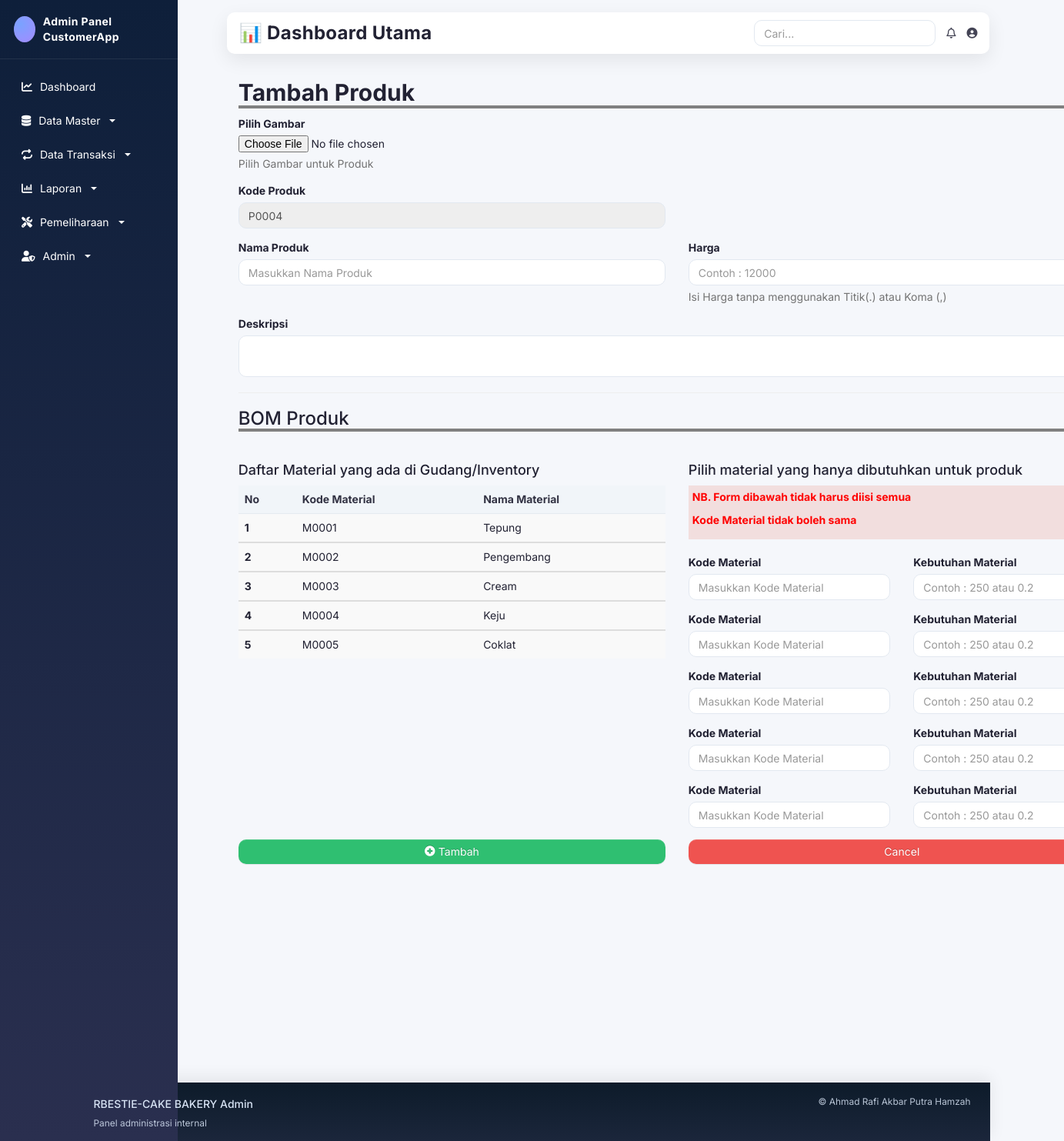
Screenshot of /admin/tm_produk.php (signed in) with the database file from the repository.
### tables this page shows
CREATE TABLE `produk` (
  `kode_produk` varchar(100) NOT NULL,
  `nama` varchar(100) NOT NULL,
  `image` text NOT NULL,
  `deskripsi` text NOT NULL,
  `harga` int(11) NOT NULL
);

CREATE TABLE `inventory` (
  `kode_bk` varchar(100) NOT NULL,
  `nama` varchar(200) NOT NULL,
  `qty` varchar(200) NOT NULL,
  `satuan` varchar(200) NOT NULL,
  `harga` int(11) NOT NULL,
  `tanggal` date NOT NULL
);

### admin/tm_produk.php (the view, shortened to what this page needs)
<?php
include 'header.php';
$kode = mysqli_query($conn, "SELECT kode_produk from produk order by kode_produk desc");
$data = mysqli_fetch_assoc($kode);
$num = substr($data['kode_produk'], 1, 4);
$add = (int) $num + 1;
if(strlen($add) == 1){
	$format = "P000".$add;
}else if(strlen($add) == 2){
	$format = "P00".$add;
}
else if(strlen($add) == 3){
	$format = "P0".$add;
}else{
	$format = "P".$add;
}
?>
<div class="container">
	<h2 style=" width: 100%; border-bottom: 4px solid gray"><b>Tambah Produk</b></h2>
	<form action="proses/tm_produk.php" method="POST" enctype="multipart/form-data">
		<div class="form-group">
			<label for="exampleInputFile">Pilih Gambar </label>
			<input type="file" id="exampleInputFile" name="files">
			<p class="help-block">Pilih Gambar untuk Produk</p>
		</div>
		<div class="row">
			<div class="col-md-6">
				<div class="form-group">
					<label for="exampleInputEmail1">Kode Produk</label>
					<input type="text" class="form-control" id="exampleInputEmail1" placeholder="Masukkan Nama Produk" disabled value="<?= $format; ?>">
				</div>
			</div>
		</div>
		<div class="row">
			<div class="col-md-6">
				<div class="form-group">
					<label for="exampleInputEmail1">Nama Produk</label>
					<input type="text" class="form-control" id="exampleInputEmail1" placeholder="Masukkan Nama Produk" name="nama">
				</div>
			</div>
			<div class="col-md-6">
				<div class="form-group">
					<label for="exampleInputEmail1">Harga</label>
					<input type="number" class="form-control" id="exampleInputEmail1" placeholder="Contoh : 12000" name="harga">
					<p class="help-block">Isi Harga tanpa menggunakan Titik(.) atau Koma (,)</p>
				</div>
			</div>
		</div>
		<div class="form-group">
			<label for="exampleInputPassword1">Deskripsi</label>
			<textarea name="desk" class="form-control" va>
			</textarea>
		</div>
		<hr>
		<h3 style=" width: 100%; border-bottom: 4px solid gray">BOM Produk</h3>
		<br>
		<div class="row">
			<div class="col-md-6">
				<h4>Daftar Material yang ada di Gudang/Inventory</h4>
				<table class="table table-striped ">
					<thead>
						<tr>
							<th scope="col">No</th>
							<th scope="col">Kode Material</th>
							<th scope="col">Nama Material</th>
						</tr>
					</thead>
					<?php
					$result2 = mysqli_query($conn, "SELECT * FROM inventory order by kode_bk asc");
					$no2 =1;
					while ($row2 = mysqli_fetch_assoc($result2)) {
						?>
						<tbody>
							<tr>
								<th scope="row"><?= $no2;  ?></th>
								<td><?= $row2['kode_bk']; ?></td>
								<td><?= $row2['nama']; ?></td>
							</tr>
						</tbody>
						<?php
						$no2++;
					}
					?>
				</table>
			</div>
			<div class="col-md-6">
				<h4>Pilih material yang hanya dibutuhkan untuk produk</h4>
				<div class="bg-danger" style="padding: 5px;">
				<p style="color: red; font-weight: bold;">NB. Form dibawah tidak harus diisi semua</p>
				<p style="color: red; font-weight: bold;">Kode Material tidak boleh sama</p>
				</div>
				<br>
				<?php
				$result3 = mysqli_query($conn, "SELECT * FROM inventory");
				$jml = mysqli_num_rows($result3);
				$no3 = 1	;
				while ($no3 <= $jml) {
					?>
					<div class="row">
						<div class="col-md-6">
							<div class="form-group">
								<label for="exampleInputPassword1">Kode Material</label>
								<input type="text" name="material[]" class="form-control" placeholder="Masukkan Kode Material">
							</div>
						</div>
						<div class="col-md-6">
							<div class="form-group">
								<label >Kebutuhan Material</label>
								<input type="text" class="form-control"placeholder="Contoh : 250 atau 0.2" name="keb[]">
							</div>
						</div>
					</div>
					<?php
					$no3++;
				}
				?>
			</div>
		</div>
				<div class="row">
			<div class="col-md-6">
				<button type="submit"  class="btn btn-success btn-block" ><i class="glyphicon glyphicon-plus-sign"></i> Tambah</button>
			</div>
			<div class="col-md-6">
				<a href="m_produk.php" class="btn btn-danger btn-block">Cancel</a>
			</div>
		</div>
		<br>
	</div>
</div>
<br>
<br>
<br>
<br>
<br>
<br>
<br>
<br>
<br>
<br>
<br>
<br>
<?php
include 'footer.php';
?>

### css/style.css (style rules this page uses)
body { margin:0; padding: 0; }

### admin/header.php (style rules this page uses)
:root { --admin-bg:#0d1b2a; --admin-surface:#ffffff; --admin-accent:#2fbf71; --admin-accent-2:#1b263b; --admin-muted:#6c7a89; --admin-radius:12px; --admin-shadow:0 8px 24px rgba(0,0,0,0.08); }
html, body { height:100%; }
body { margin:0; background:#f5f7fb; color:#223; font-family:"Inter","Segoe UI", Tahoma, Geneva, Verdana, sans-serif; display:flex; flex-direction:column; }
.btn { border-radius:10px; border:none; }
.btn-success { background: var(--admin-accent); }
.btn-danger { background:#ef5350; }
.table>thead>tr>th { background:#f1f5f9; color:#334; border-bottom:1px solid #e5eaf0; }
.table>tbody>tr>td { vertical-align: middle; }
.form-control { border-radius:10px; border:1px solid #e2e8f0; box-shadow:none; }
.btn, .nav a, .dropdown-menu a, .form-control { transition: all .2s ease; }

### rows the page displays
produk: kode_produk "P0004"
inventory: kode_bk "M0001", nama "Tepung"
inventory: kode_bk "M0002", nama "Pengembang"
inventory: kode_bk "M0003", nama "Cream"
inventory: kode_bk "M0004", nama "Keju"
inventory: kode_bk "M0005", nama "Coklat"
